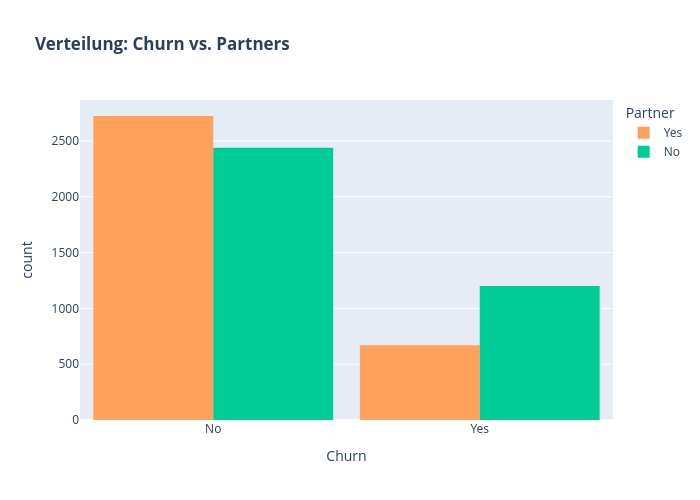

Notebook cell for this chart:
### Markdown cell above
Es scheint, dass die Kunden ohne Familienangehörige ("dependents") wahrscheinlicher abwandern.

### Code cell
color_map = {"Yes": '#FFA15A', "No": '#00CC96'}
fig = px.histogram(df, x="Churn", color="Partner", barmode="group", title="<b>Verteilung: Churn vs. Partners</b>", color_discrete_map=color_map)
fig.update_layout(width=700, height=500, bargap=0.1)
fig.show()

### Figure 1 — Plotly figure (JSON) as saved in the notebook; plotly's stock layout.template omitted (floating-point values rounded to 4 significant figures; data arrays with more than 128 entries replaced by an {"elided": "..."} marker saying what was removed)
{"data": [{"alignmentgroup": "True", "bingroup": "x", "hovertemplate": "Partner=Yes<br>Churn=%{x}<br>count=%{y}<extra></extra>", "legendgroup": "Yes", "marker": {"color": "#FFA15A", "pattern": {"shape": ""}}, "name": "Yes", "offsetgroup": "Yes", "orientation": "v", "showlegend": true, "type": "histogram", "x": {"elided": "3393 str values"}, "xaxis": "x", "yaxis": "y"}, {"alignmentgroup": "True", "bingroup": "x", "hovertemplate": "Partner=No<br>Churn=%{x}<br>count=%{y}<extra></extra>", "legendgroup": "No", "marker": {"color": "#00CC96", "pattern": {"shape": ""}}, "name": "No", "offsetgroup": "No", "orientation": "v", "showlegend": true, "type": "histogram", "x": {"elided": "3639 str values"}, "xaxis": "x", "yaxis": "y"}], "layout": {"bargap": 0.1, "barmode": "group", "height": 500, "legend": {"title": {"text": "Partner"}, "tracegroupgap": 0}, "title": {"text": "<b>Verteilung: Churn vs. Partners</b>"}, "width": 700, "xaxis": {"anchor": "y", "domain": [0, 1], "title": {"text": "Churn"}}, "yaxis": {"anchor": "x", "domain": [0, 1], "title": {"text": "count"}}}}
